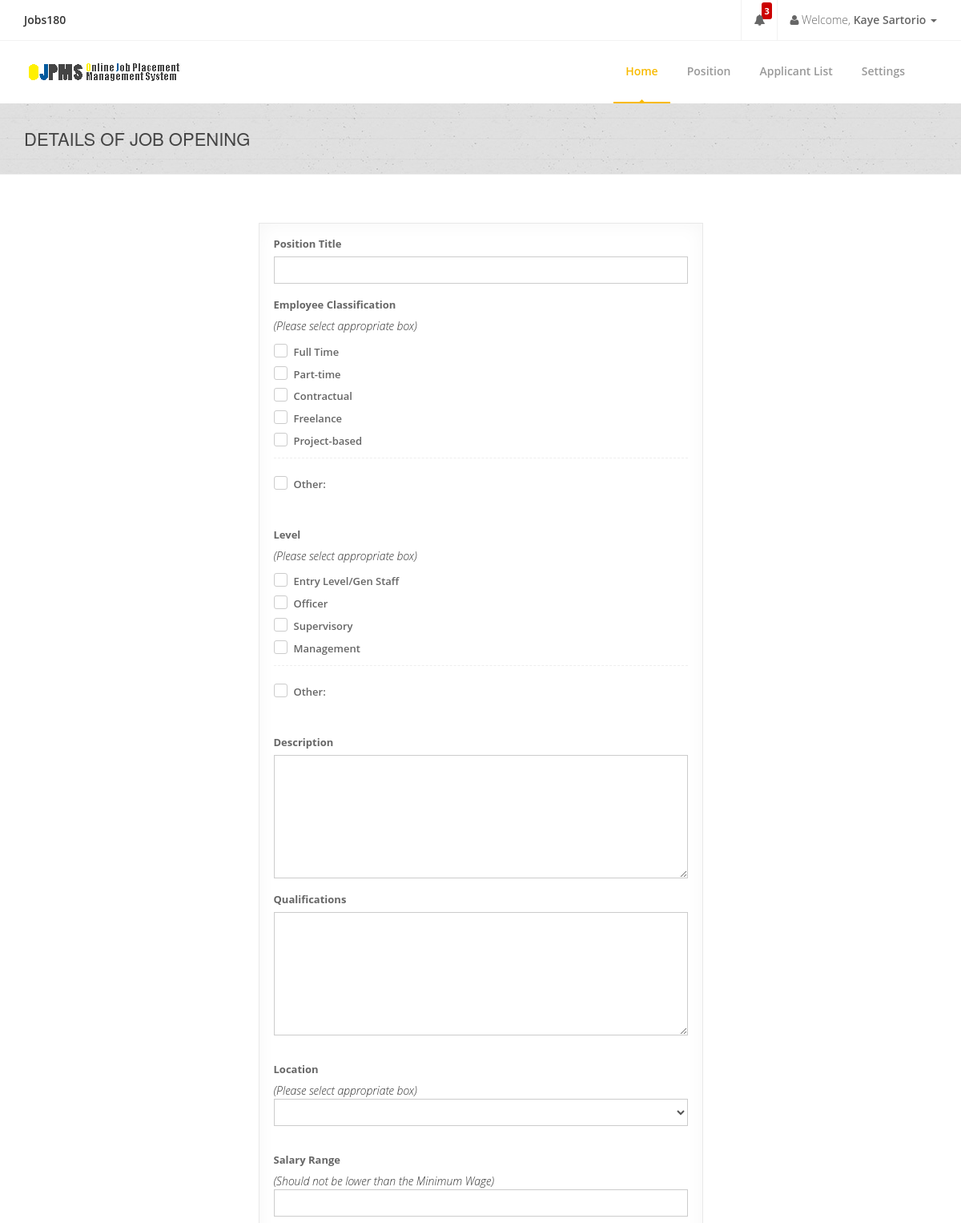
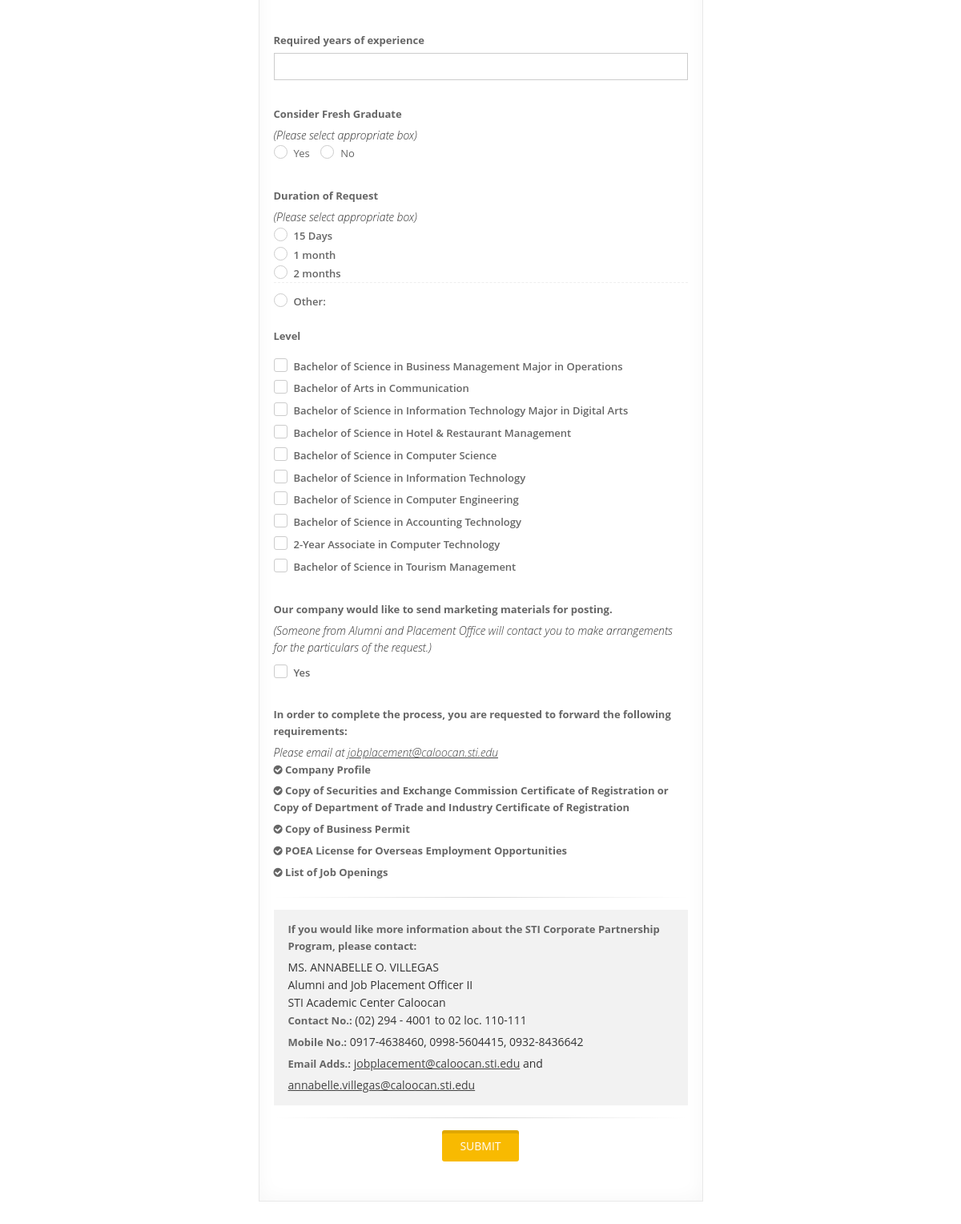
The app's page /company/request-graduate-list.php (signed in) with its own data (2 pictures, top to bottom).
### tables this page shows
CREATE TABLE `companyinfotbl` (
  `CompanyID` int(255) NOT NULL AUTO_INCREMENT,
  `CompanyName` varchar(255) DEFAULT NULL,
  `Description` varchar(10000) DEFAULT NULL,
  `Industry` varchar(255) DEFAULT '',
  `Classification` varchar(255) DEFAULT NULL,
  `City` varchar(255) DEFAULT NULL,
  `PostalCode` varchar(255) DEFAULT NULL,
  `PhoneNum` varchar(255) DEFAULT NULL,
  `MobileNum` varchar(255) DEFAULT NULL,
  `Fax` varchar(255) DEFAULT NULL,
  `FirstName` varchar(255) DEFAULT NULL,
  `MiddleName` varchar(255) DEFAULT NULL,
  `LastName` varchar(255) DEFAULT NULL,
  `Position` varchar(255) DEFAULT NULL,
  `Department` varchar(255) DEFAULT NULL,
  `Email` varchar(255) DEFAULT NULL,
  `Password` varchar(255) DEFAULT NULL,
  `SaltedPassword` varchar(255) DEFAULT NULL,
  `Address` varchar(255) DEFAULT NULL,
  `Status` varchar(255) DEFAULT NULL,
  `Website` varchar(255) DEFAULT NULL,
  `ProfileImage` varchar(255) DEFAULT NULL,
  PRIMARY KEY (`CompanyID`)
);

CREATE TABLE `coursetbl` (
  `CourseID` int(11) NOT NULL AUTO_INCREMENT,
  `CourseTitle` varchar(255) NOT NULL,
  `CourseCode` varchar(255) NOT NULL,
  `CourseDescription` varchar(255) NOT NULL,
  PRIMARY KEY (`CourseID`)
);

### company/request-graduate-list.php (the view, shortened to what the rows shown need)
<?php
include('../connection.php');
if (isset($_SESSION['CompanyID'])) {
    $CompanyID = $_SESSION['CompanyID'];
} else {
    header("location: ../login-company.php");
}
$companyinfo_tbl =
    GSecureSQL::query(
        "SELECT CompanyName, FirstName, LastName FROM companyinfotbl WHERE CompanyID = ?",
        TRUE,
        "s",
        $CompanyID
    );
$CompanyName = $companyinfo_tbl[0][0];
$cFirstName = $companyinfo_tbl[0][1];
$cLastName = $companyinfo_tbl[0][2];
?>
<!doctype html>
<html lang="en">
<head>
    <link href="../css/bootstrap.min.css" rel="stylesheet"/>
    <link href="../css/bootstrapValidator.min.css" rel="stylesheet"/>
    <link rel="stylesheet" href="../css/font-awesome.min.css" type="text/css" media="screen">
    <link rel="stylesheet" type="text/css" href="../fonts/ffonts/montserrat.css">
    <link rel="stylesheet" type="text/css" href="../fonts/ffonts/open-sans.css">
    <link rel="stylesheet" type="text/css" href="../css/slicknav.css" media="screen">
    <link rel="stylesheet" type="text/css" href="../css/style.css" media="screen">
    <link rel="stylesheet" type="text/css" href="../css/responsive.css" media="screen">
    <link rel="stylesheet" type="text/css" href="../css/animate.css" media="screen">
    <link rel="stylesheet" type="text/css" href="../css/colors/yellow.css" title="yellow" media="screen"/>
    <link rel="stylesheet" type="text/css" href="../css/checkbox.css" media="screen"/>
    <link rel="stylesheet" href="../css/notif.css"/>
</head>
<body>
<form method="POST" name="LOGRequest" id="LOGRequest" action="add-company.php" autocomplete="off">
    <div id="container">
        <header class="clearfix">
            <div class="top-bar">
                <div class="container">
                    <div class="row">
                        <div class="col-md-7">
                            <ul class="contact-details">
                                <li class="profile-name"><b><?php echo $CompanyName; ?></b></li>
                            </ul>
                        </div>
                        <div class="col-md-5">
                            <ul class="nav navbar-nav navbar-right">
                                <li class="dropdown">
                                    <a href="#" class="dropdown-toggle" data-toggle="dropdown"><b
                                            class="fa fa-user"></b>
                                        Welcome, <b><?php echo $cFirstName . " " . $cLastName; ?> </b><b
                                            class="caret"></b></a>
                                </li>
                            </ul>
                        </div>
                    </div>
                </div>
            </div>
        </header>
        <div class="page-banner">
            <div class="container">
                <div class="row">
                    <div class="col-md-6">
                        <h2>Details of Job Opening</h2>
                    </div>
                </div>
            </div>
        </div>
        <div id="content">
            <div class="container">
                <div class="row sidebar-page">
                    <div class="col-md-12 page-conten">
                        <div class="row">
                            <div class="col-md-6">
                                <div class="call-action call-action-boxed call-action-style1 clearfix">
                                    <br><em>(Please select appropriate box)</em>
                                    <br><em>(Please select appropriate box)</em>
                                    <br><em>(Please select appropriate box)</em>
                                    <br><em>(Should not be lower than the Minimum Wage)</em>
                                    <br><em>(Please select appropriate box)</em>
                                    <br>
                                    <br><em>(Please select appropriate box)</em>
                                    <br>
                                    <br>
                                    <br>
                                    <br>
                                    <br>
                                    <br>
                                    <?php
                                    $courses_tbl =
                                        GSecureSQL::query(
                                            "SELECT CourseCode, CourseTitle FROM coursetbl",
                                            TRUE
                                        );
                                    foreach ($courses_tbl as $value) {
                                        $CourseTitle = $value[1];
                                        ?>
                                        <div class="checkbox checkbox-success">
                                            <label for="checkbox3"><b><?php echo $CourseTitle; ?></b></label>
                                        </div>
                                        <?php
                                    }
                                    ?>
                                    <br>
                                    <br><em>Please email at <a href="mailto:jobplacement@caloocan.sti.edu"><u>jobplacement@caloocan.sti.edu</u></a></em>
                                </div>
                            </div>
                        </div>
                    </div>
                </div>
            </div>
        </div>
    </div>
</form>
</body>
</html>

### records on screen
companyinfotbl: CompanyName "Jobs180", FirstName "Kaye", LastName "Sartorio"
coursetbl: CourseTitle "Bachelor of Science in Business Management Major in Operations"
coursetbl: CourseTitle "Bachelor of Arts in Communication"
coursetbl: CourseTitle "Bachelor of Science in Information Technology Major in Digital Arts"
coursetbl: CourseTitle "Bachelor of Science in Hotel & Restaurant Management"
coursetbl: CourseTitle "Bachelor of Science in Computer Science"
coursetbl: CourseTitle "Bachelor of Science in Information Technology"
coursetbl: CourseTitle "Bachelor of Science in Computer Engineering"
coursetbl: CourseTitle "Bachelor of Science in Accounting Technology"
coursetbl: CourseTitle "2-Year Associate in Computer Technology"
coursetbl: CourseTitle "Bachelor of Science in Tourism Management"
